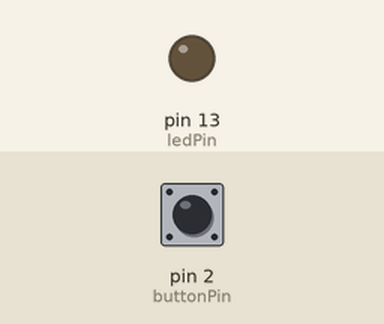
This sketch was run on a simulated Arduino Uno, built with avr-gcc and run on an emulated ATmega328P. On the bench: output pins drawn as LEDs (lit = HIGH). The inputs (shaded band) are chosen by the test bench; at power-on: pin 2 (buttonPin) HIGH.

Above: at 2.8 s.
2.9 s: pin 2 (buttonPin) pulled LOW for 1.2 s
At 6.9 s:
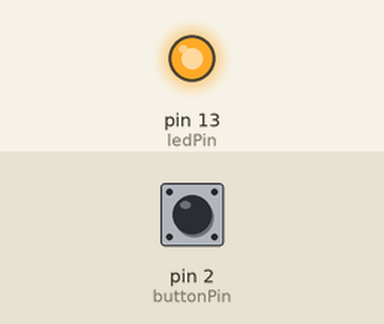
7.5 s: pin 2 (buttonPin) pulled LOW for 3.2 s
At 8.4 s:
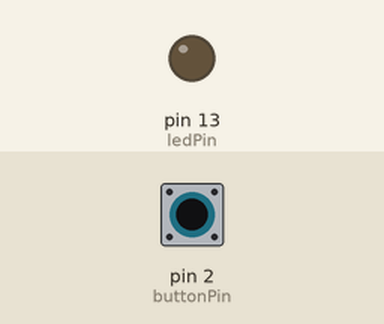
Timing chart, 0 to 10.5 s (numbered marks = the images above; inputs shaded):
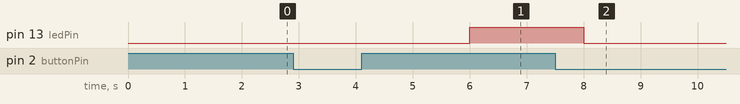

The sketch:

StateMachine.ino
```cpp
const int buttonPin = 2;
const int ledPin = 13;
int buttonState = 0;
int button = 0;
void setup() {
  pinMode(buttonPin, INPUT);
  pinMode(ledPin, OUTPUT);
}


void loop() {
  button = digitalRead(buttonPin);


    if(buttonState == 0){
      if(button == 0){
        digitalWrite(ledPin,LOW);
        buttonState = 0;
      }
      else if(button == 1){
        digitalWrite(ledPin,LOW);
        buttonState = 1;
      }
    }
    else if(buttonState == 1){
      if(button == 0){
        buttonState = 2;
        digitalWrite(ledPin,LOW);
      }
      else if(button == 1){
        buttonState = 1;
        digitalWrite(ledPin,LOW);

      }
    }
      else if(buttonState == 2){
      if(button == 0){
        buttonState = 2;
        digitalWrite(ledPin,LOW);
      }
      else if(button == 1){
        buttonState = 3;
        digitalWrite(ledPin,LOW);

      }
    }
     else if(buttonState == 3){
      if(button == 0){
        buttonState = 0;
        digitalWrite(ledPin,LOW);
      }
      else if(button == 1){
        buttonState = 3;
        digitalWrite(ledPin,HIGH);

      }
    }
  delay(1000);
    }
```

Measured:
- after the input at 2.9 s, pin 13 (ledPin): LOW → HIGH after 3.1 s
- after the input at 7.5 s, pin 13 (ledPin): HIGH → LOW after 0.50 s
